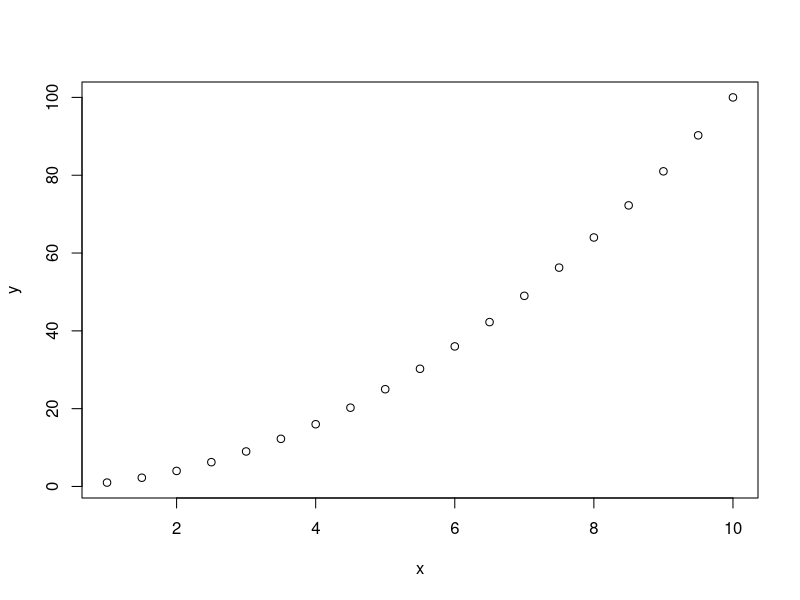
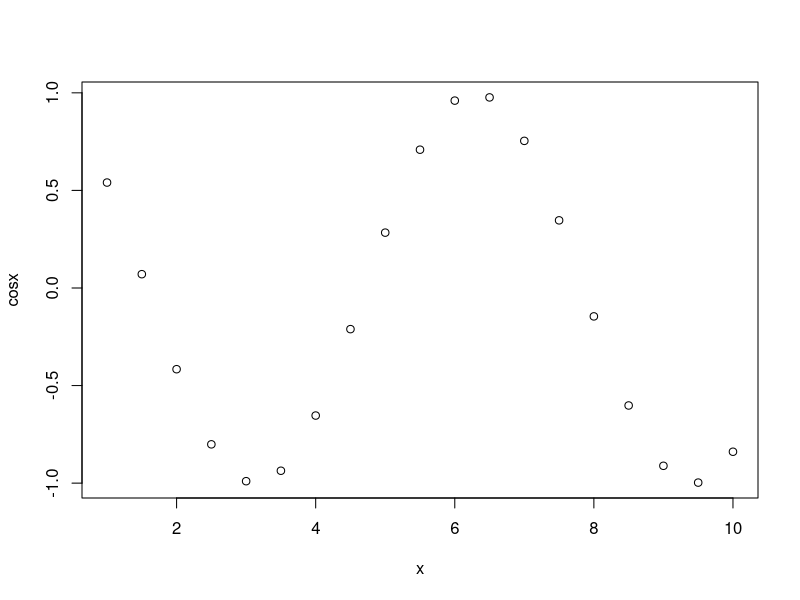
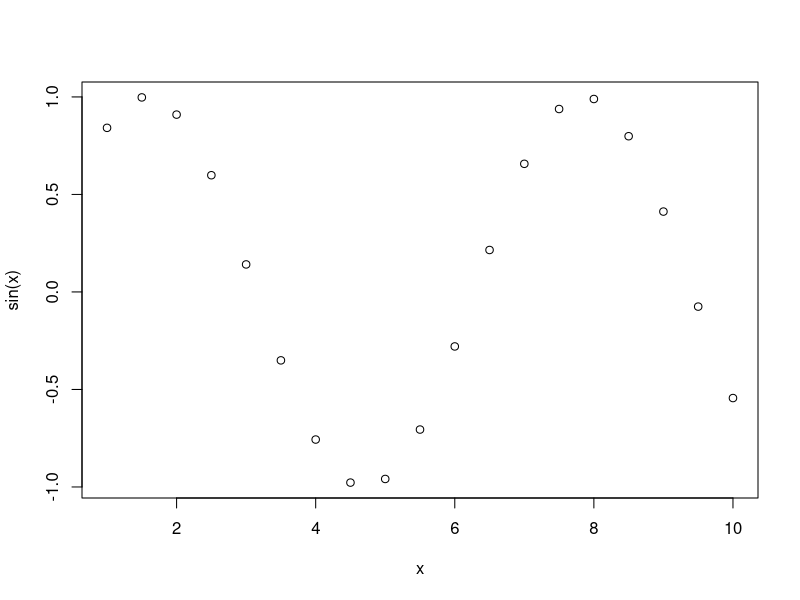
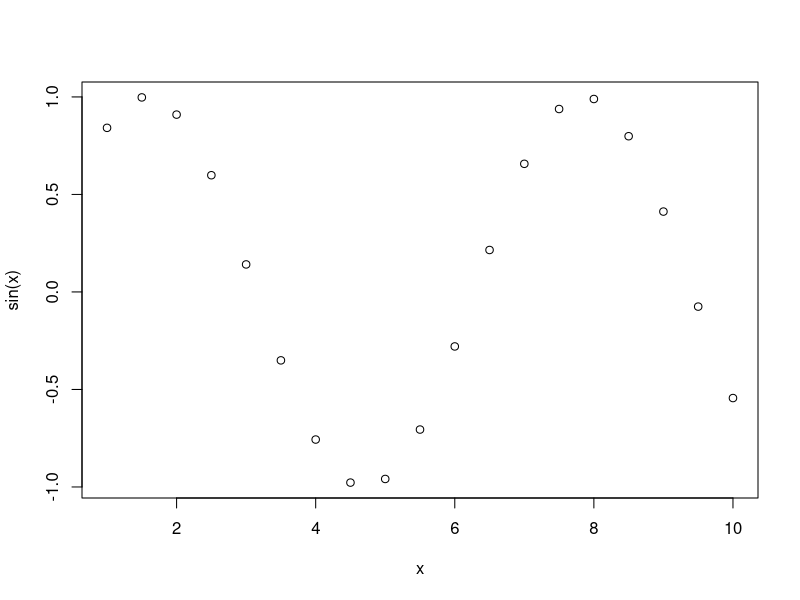
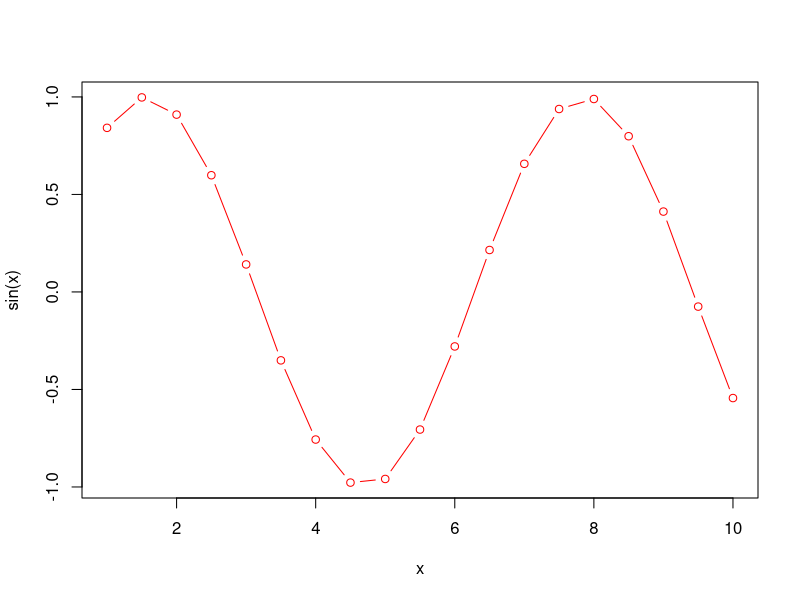
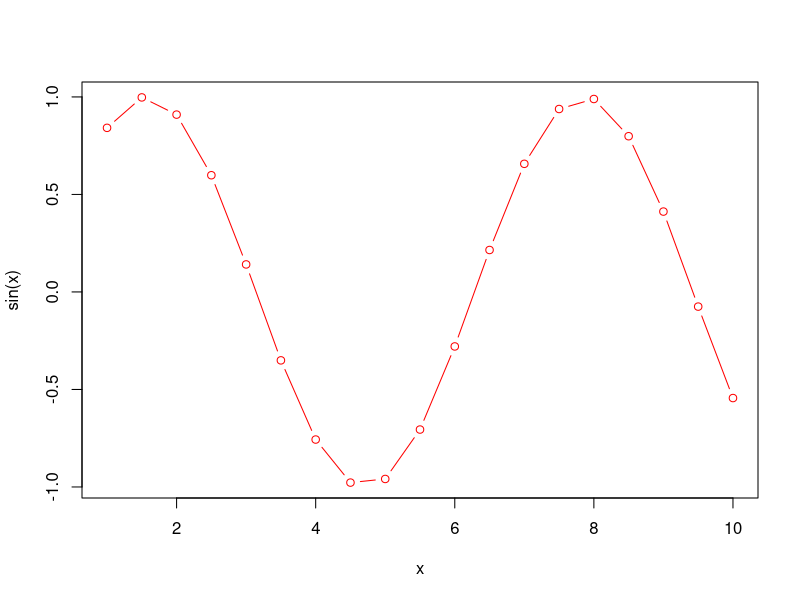
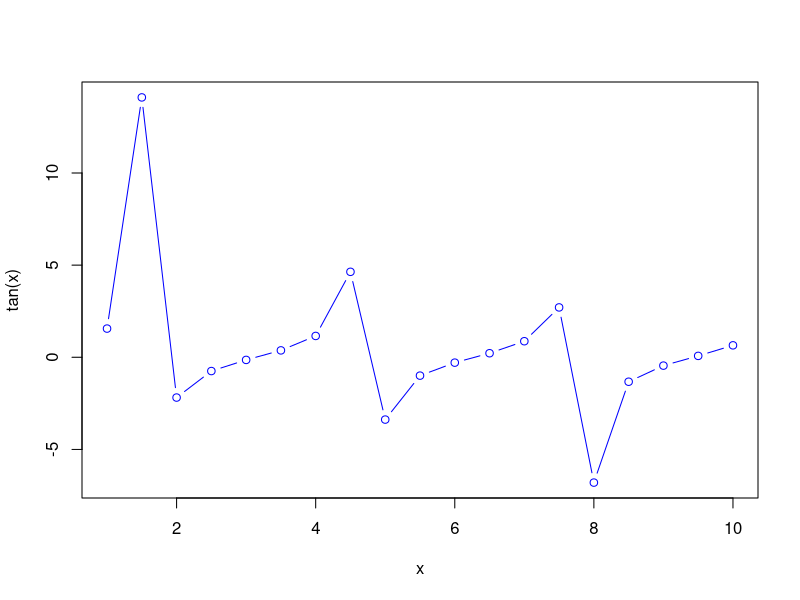
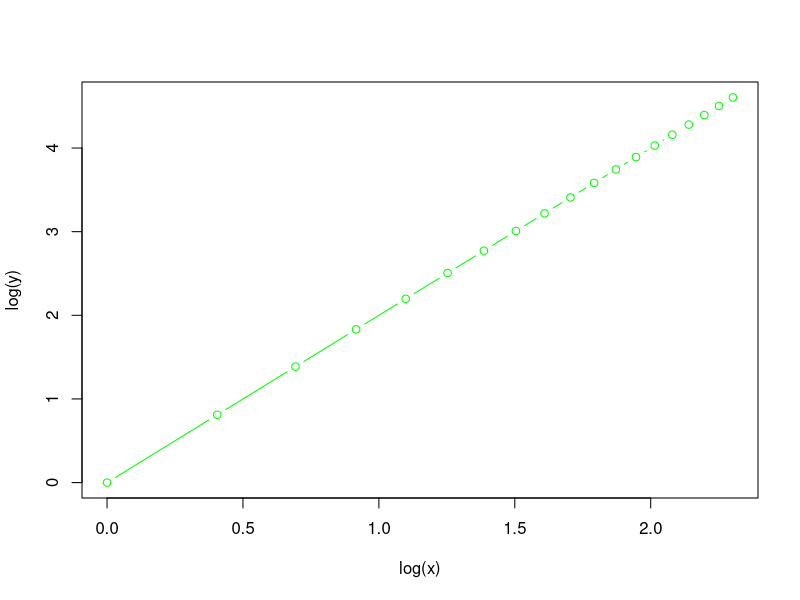

The R script that drew these images, in order:
# R Script 01 =================================
# Console Commands Line Examples ==============
4 + 4
sqrt(25)
pi
seq(from=1, to=10, by=0.5)

# What does the seq() function do?
# Go to help tab
# or in console, type help(seq)



# Click on the ENVIRONMENT TAB
# Notice it is empty


# EXERCISE 01 =================================
# How to save the output?
# save sequence of numbers in object x
x <- seq(from=1, to=10, by=0.5)

# view the contents of x
x

# Also take a look at the ENVIRONMENT TAB

# use x to create new object y
y <- x*x

# plot x and y
plot(x,y)

# Where did the plot go?
# Go to the Plots window - explore options



# EXERCISE 02 =================================
# create a new object cosx
cosx <- cos(x)

# plot x, cosx
plot(x, cosx)

# Check ENVIRONMENT TAB
# How many objects are there now?



# use functions as needed on the fly!
# plot x, sin(x)
plot(x, sin(x))     # assumed order x-axis and 
                    # then y-axis
plot(y=sin(x), x=x) # order doesn't matter 
                    # with explicit assignment

# plot both points and lines
# make the color red
plot(x, sin(x), type = "both", col = "red")

# This generates a Warning message
# but the plot code still runs and works
# we get a plot - here is the warning:
# 
# Warning message:
# In plot.xy(xy, type, ...) :
#   plot type 'both' will be truncated to first character
# 
# So, run the plot again but change
# type = "both" to type = "b"
plot(x, sin(x), type = "b", col = "red")

# Check ENVIRONMENT TAB
# How many objects are there now?



# [YOUR TURN] plot x and the tangent of x
# change color to blue
# hint: help(sin) - to see list of other trig functions
# hint: cut and paste code above to help you
plot(x, tan(x), type = "b", col = "blue")

# [YOUR TURN] plot log of x with log y
# change color to green
# hint: help(log) - to see list of log functions
plot(log(x), log(y), type = "b", col = "green")

